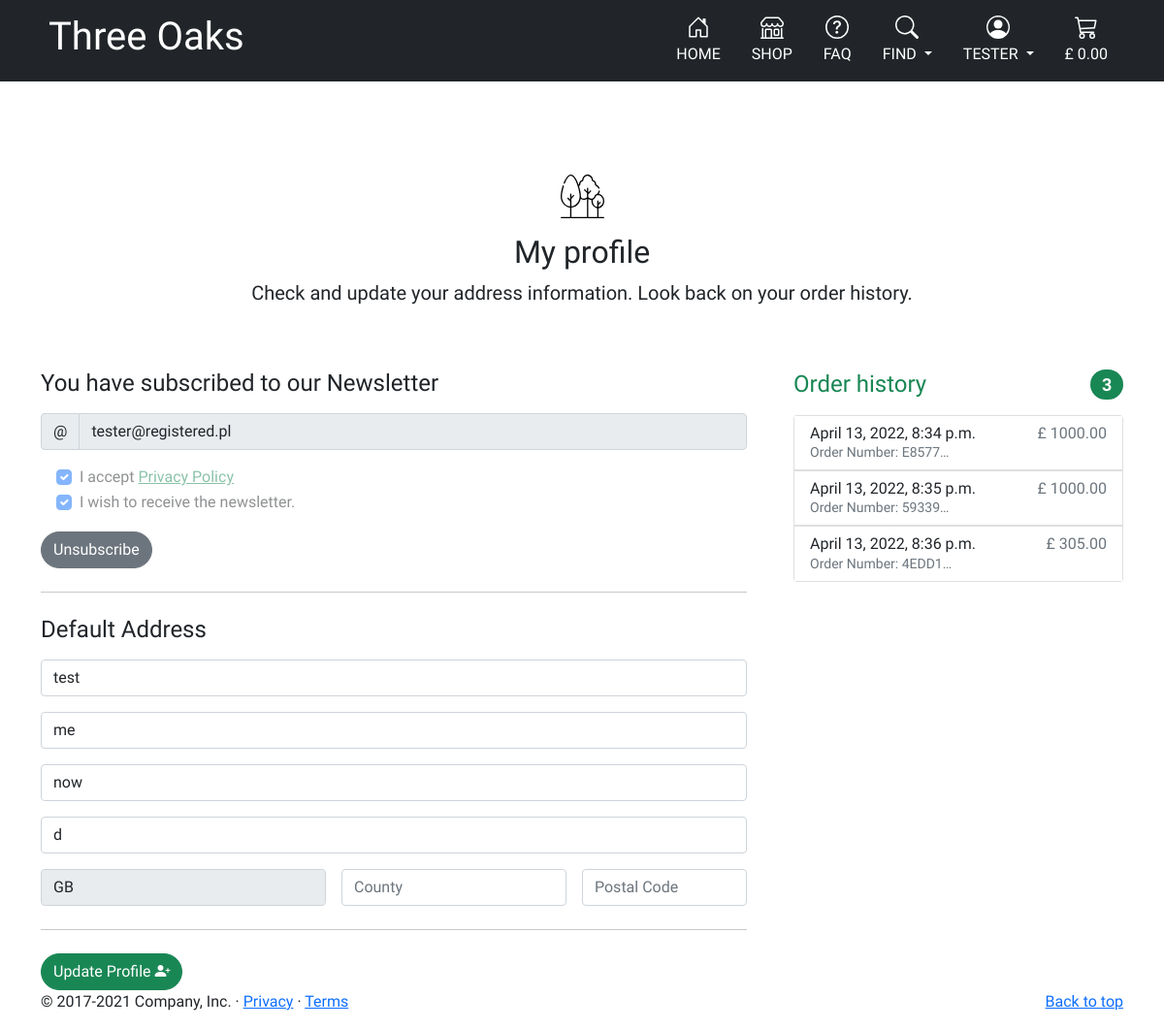
/profile/ (signed in), run on an earlier commit of the app's database.
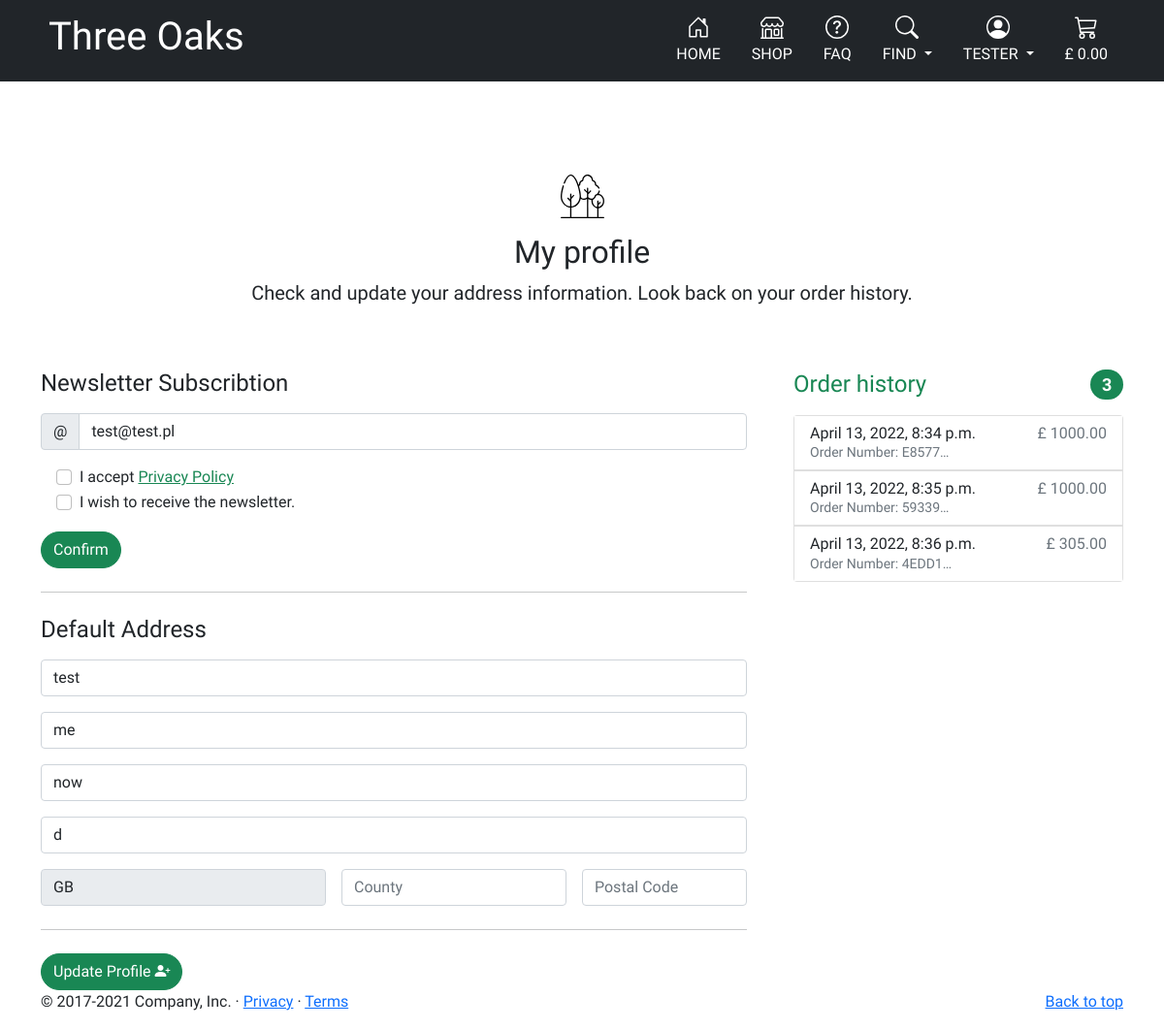
And on a later commit of the database.
### newsletter/models.py (models this page shows)
class Subscriber(models.Model):
    email = models.EmailField(max_length=254, blank=False, null=False)
    subscribed = models.BooleanField(default=False, blank=False, null=False)
    accepted_privacy_policy = models.BooleanField(default=False,
                                                  blank=False, null=False)
    registered_user = models.ForeignKey(
                User, on_delete=models.SET_NULL, blank=True, null=True,
                related_name='newsletter_subscriber')
    created_on = models.DateTimeField(auto_now=True, editable=False)
    updated_on = models.DateTimeField(auto_now=True, editable=False)

### profiles/views.py (the view)
# urls.py: path('profile/', include('profiles.urls')),
@login_required
def profile(request):
    current_user = request.user
    print(f'co my tu mamy {current_user}')
    user_profile = get_object_or_404(UserProfile, user=current_user)
    if request.method == 'POST':
        form = UserProfileForm(request.POST, instance=user_profile)
        if form.is_valid():
            form.save()
            messages.success(request, 'Profile updated successfully')
        else:
            messages.error(request,
                           'Update failed. Please ensure the form is valid')
    else:
        form = UserProfileForm(instance=user_profile)
    form = UserProfileForm(instance=user_profile)
    orders = user_profile.orders.all()
    current_subscriber = None
    if Subscriber.objects.filter(
            registered_user=current_user).filter(subscribed=True).exists():
        subscribed_user = True
        current_subscriber = get_object_or_404(
            Subscriber, registered_user=current_user)
    else:
        subscribed_user = False
    template = 'profiles/profile.html'
    context = {
        'form': form,
        'orders': orders,
        'user_profile': user_profile,
        'subscribed_user': subscribed_user,
        'current_subscriber': current_subscriber,
    }
    return render(request, template, context)

### profiles/forms.py
class UserProfileForm(forms.ModelForm):
    class Meta:
        model = UserProfile
        exclude = ('user',)
    def __init__(self, *args, **kwargs):
        super().__init__(*args, **kwargs)
        placeholders = {
            'default_phone_number': 'Phone Number',
            'default_postcode': 'Postal Code',
            'default_town_or_city': 'Town or City',
            'default_street_address1': 'Street Address 1',
            'default_street_address2': 'Street Address 2',
            'default_county': 'County',
        }
        self.fields['default_phone_number'].widget.attrs['autofocus'] = True
        self.fields['default_country'].widget.attrs['readonly'] = True
        for field in self.fields:
            if field != 'default_country':
                if self.fields[field].required:
                    placeholder = f'{placeholders[field]} *'
                else:
                    placeholder = placeholders[field]
                self.fields[field].widget.attrs['placeholder'] = placeholder
            self.fields[field].label = False

### profiles/templates/profiles/profile.html (shortened to what this page needs)
{% extends "base.html" %}
{% load static %}
{% block extra_css %}
    <link rel="stylesheet" href="{% static 'profiles/css/profile.css' %}">
{% endblock %}
{% block content %}
<div class="container">
      <div class="py-5 text-center">
        <div class="text-dark mt-5 mb-3">
          <img src="{{ MEDIA_URL }}trees-dark.svg" alt="">
        </div>
        <h2 class="my-heading-font">My profile</h2>
        <p class="lead">Check and update your address information. Look back on your order history.</p>
      </div>
      <div class="row g-5">
        <div class="col-md-5 col-lg-4 order-md-last">
          <h4 class="d-flex justify-content-between align-items-center mb-3">
            <span class="text-success my-heading-font">Order history</span>
            <span class="badge bg-success rounded-pill">{{ orders|length }}</span>
          </h4>
          <ul class="list-group mb-3 order-history">
              {% for order in orders %}
              <a class="text-decoration-none" href="{% url 'order_history' order.order_number %}" title="{{ order.order_number }}">
            <li class="list-group-item d-flex justify-content-between lh-sm">
              <div>
                <h6 class="my-0">{{ order.date }}</h6>
                <small class="text-muted">Order Number: {{ order.order_number|truncatechars:6 }}</small>
              </div>
              <span class="text-muted">£ {{ order.grand_total }}</span>
            </li>
          </a>
            {% endfor %}
          </ul>
        </div>
        <div class="col-md-7 col-lg-8">
        {% include 'profiles/includes/newsletter_form.html' %}
        <hr class="my-4">
          <h4 class="mb-3 my-heading-font">Default Address</h4>
          <form action="{% url 'profile' %}" method="POST" id="payment-form">
            <div class="row g-3">
              <div class="col-12">
                {{ form.default_phone_number | as_crispy_field }}
              </div>
              <div class="col-12">
                {{ form.default_street_address1 | as_crispy_field }}
              </div>
              <div class="col-12">
                {{ form.default_street_address2 | as_crispy_field }}
              </div>
              <div class="col-12">
                {{ form.default_town_or_city | as_crispy_field }}
              </div>
              <div class="col-md-5">
                {{ form.default_country | as_crispy_field }}
              </div>
              <div class="col-md-4">
                {{ form.default_county | as_crispy_field }}
              </div>
              <div class="col-md-3">
                {{ form.default_postcode | as_crispy_field }}
              </div>
            </div>
            <hr class="my-4">
            <button id="submit-button" class="btn btn-success rounded-pill">
							<span class="font-weight-bold">Update Profile</span>
								<i class="bi bi-person-plus-fill"></i>
						</button>
          </form>
        </div>
      </div>
  </div>
  {% endblock %}

### templates/includes/navbar/widescreen-nav.html (shortened to what this page needs)
    <div class="px-3 py-2 bg-dark text-white d-none d-md-block">
      <div class="container">
        <div class="d-flex flex-wrap align-items-center justify-content-center justify-content-lg-start my-heading-font">
          <a href="{% url 'home' %}" class="d-flex align-items-center my-2 my-lg-0 me-lg-auto text-white text-decoration-none">
              <h1 class="my-heading-font ps-2">Three Oaks</h1>
          </a>
          <ul class="nav col-12 col-lg-auto my-2 justify-content-center my-md-0 text-small">
            <li>
              <a href="{% url 'home' %}" class="nav-link text-white text-uppercase">
                <svg class="bi d-block mx-auto mb-1" width="24" height="24" fill="currentColor"><use xlink:href="#home"/></svg>
                Home
              </a>
            </li>
            <li>
              <a href="{% url 'all_trees' %}" class="nav-link text-white text-uppercase">
                <svg class="bi d-block mx-auto mb-1" width="24" height="24" fill="currentColor"><use xlink:href="#shop"/></svg>
                Shop
              </a>
            </li>
            <li>
              <a href="{% url 'questions' %}" class="nav-link text-white text-uppercase">
                <svg class="bi d-block mx-auto mb-1" width="24" height="24" fill="currentColor"><use xlink:href="#faq"/></svg>
                FAQ
              </a>
            </li>
            <li>
              <a href="#" class="nav-link text-white dropdown-toggle text-uppercase" id="dropdownFind" data-bs-toggle="dropdown" aria-expanded="false">
                <svg class="bi d-block mx-auto mb-1" width="24" height="24" fill="currentColor"><use xlink:href="#find"/></svg>
                Find
              </a>
            </li>
            <li>
              <a href="#" class="nav-link text-white text-uppercase dropdown-toggle" id="dropdownUser" data-bs-toggle="dropdown" aria-expanded="false">
                <svg class="bi d-block mx-auto mb-1" width="24" height="24" fill="currentColor">
                  <use xlink:href="#people-circle"/>
                </svg>
                {% if request.user.is_authenticated %}
                {{ request.user.username }}
                </a>
                </li>
                {% endif %}
                <li>
                  <a href="{% url 'view_trolley' %}" class="nav-link text-white">
                    <svg class="bi d-block mx-auto mb-1" width="24" height="24" fill="currentColor"><use xlink:href="#trolley"/></svg>
                    {% if grand_total %}
                    £ {{ grand_total|floatformat:2 }}
                    {% else %}
                    £ 0.00
                    {% endif %}
                  </a>
                </li>
          </ul>
        </div>
      </div>
    </div>

### profiles/templates/profiles/includes/newsletter_form.html (shortened to what this page needs)
{% if subscribed_user %}
<h4 class="mb-3 my-heading-font">You have subscribed to our Newsletter</h4>
<form action="{% url 'unsubscribe' %}" method="POST">
  <div class="">
    <div class="input-group mb-3 border-dark">
      <span class="input-group-text" id="email">@
      </span>
      <input readonly type="email" class="form-control"
      placeholder="email" aria-label="email" aria-describedby="email" name="email" required
      value="{{ current_subscriber.email }}">
    </div>
    <div class="form-check ms-3">
      <input checked disabled class="form-check-input" type="checkbox" value="" id="accepted_privacy_policy" name="accepted_privacy_policy">
      <label class="form-check-label" for="accepted_privacy_policy">
        I accept
        <a class="text-success" href="">Privacy Policy
        </a>
      </label>
    </div>
    <div class="form-check ms-3">
      <input checked disabled class="form-check-input" type="checkbox" value="" id="subscribed" name="subscribed">
      <label class="form-check-label" for="subscribed">
        I wish to receive the newsletter.
      </label>
    </div>
  </div>
    <button type="submit" class="btn btn-secondary rounded-pill mt-3">Unsubscribe
    </button>
</form>
{% else %}
<h4 class="mb-3 my-heading-font">Newsletter Subscribtion</h4>
<form action="{% url 'add_subscriber' %}" method="POST">
    <div class="">
      <div class="input-group mb-3 border-dark">
        <span class="input-group-text" id="email">@
        </span>
        <input type="email" class="form-control"
        placeholder="email" aria-label="email" aria-describedby="email" name="email" required
        value="{{ user.email }}">
      </div>
      <div class="form-check ms-3">
        <input class="form-check-input" type="checkbox" value="" id="accepted_privacy_policy" name="accepted_privacy_policy">
        <label class="form-check-label" for="accepted_privacy_policy">
          I accept
          <a class="text-success" href="">Privacy Policy
          </a>
        </label>
      </div>
      <div class="form-check ms-3">
        <input class="form-check-input" type="checkbox" value="" id="subscribed" name="subscribed">
        <label class="form-check-label" for="subscribed">
          I wish to receive the newsletter.
        </label>
      </div>
    </div>
      <button type="submit" class="btn btn-success rounded-pill mt-3">Confirm
      </button>
  </form>
  {% endif %}

What changed in the data, as far as the page shows it:
no longer on this page (row edited): Subscriber: email "tester@registered.pl"
Also different on the page:
form field email: (not shown) → "test@test.pl"
form field accepted_privacy_policy: (not shown) → "☐"
form field subscribed: (not shown) → "☐"
form field accepted_privacy_policy: "☑" → (not shown)
form field subscribed: "☑" → (not shown)
text no longer shown: "You have subscribed to our Newsletter Unsubscribe"
text now shown: "Newsletter Subscribtion Confirm"
